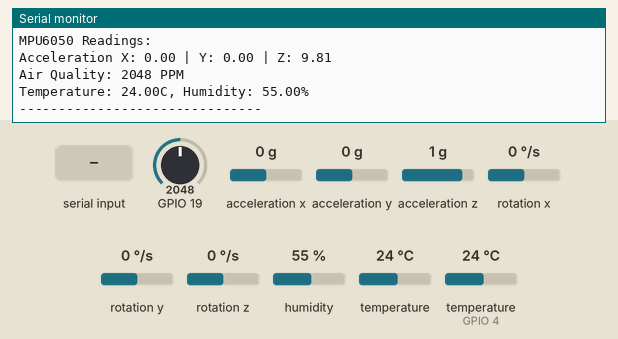
Recording of a sketch running on a simulated ESP32. Shown: the last lines printed to the serial monitor. The test bench sets the inputs (shaded band); at power-on: acceleration x 0 g, humidity 55 %, GPIO 19 = 2048, acceleration y 0 g, temperature (sensor on GPIO 4) 24 °C, acceleration z 1 g, rotation x 0 °/s, rotation y 0 °/s, rotation z 0 °/s, temperature 24 °C. WiFi joins after 1.5 s; servers stay silent unless stated.

Above: at 2.7 s.
2.8 s: acceleration x set to -1.4 g
At 6.5 s:
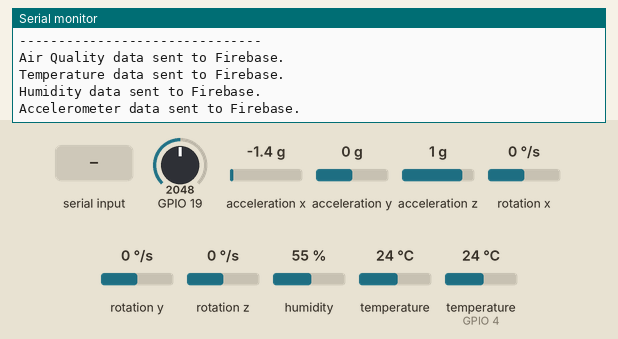
7.3 s: humidity set to 22 %
At 7.8 s:
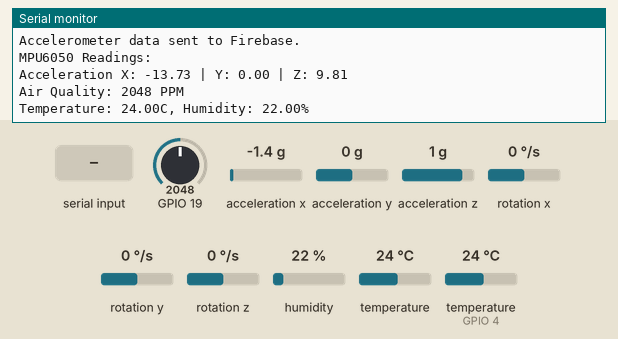
11.8 s: GPIO 19 set to 2866
At 15.2 s:
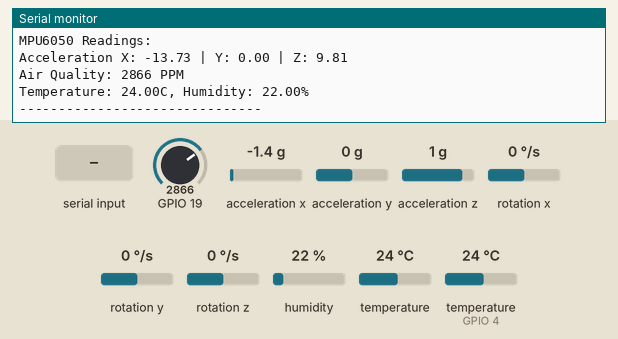
16.3 s: "1" received over the second serial link
At 18.5 s:
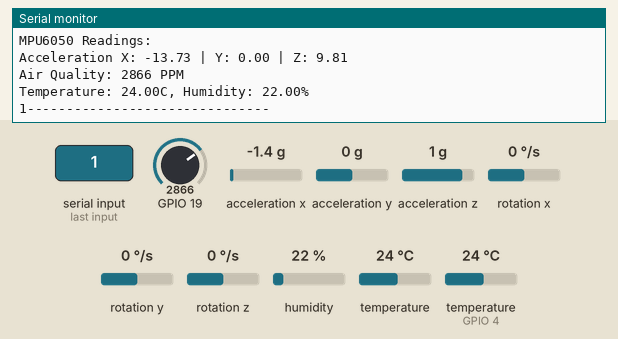
20.8 s: acceleration y set to -1.4 g
At 23.3 s:
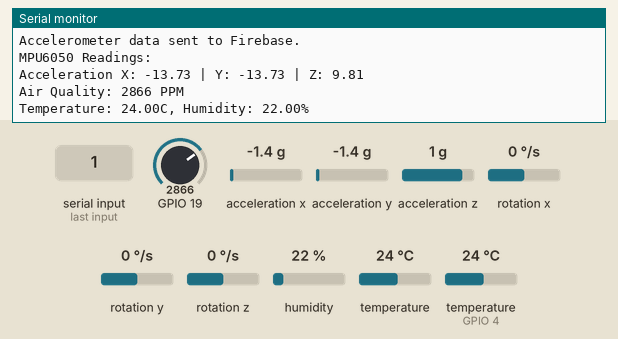
25.3 s: temperature (sensor on GPIO 4) set to 12 °C
At 27.4 s:
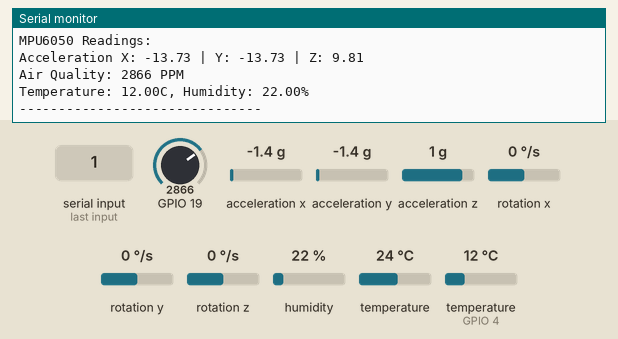

The sketch:

SENSOR_INTERFACING.ino
```cpp
#include "DHT.h"
#include <Adafruit_MPU6050.h>
#include <Adafruit_Sensor.h>
#include <Wire.h>
#include <WiFi.h>
#include <Firebase_ESP_Client.h>
#include "addons/TokenHelper.h"
#include "addons/RTDBHelper.h"

#define RXD2 16
#define TXD2 17

#define GPS_BAUD 9600

// Create an instance of the HardwareSerial class for Serial 2
HardwareSerial gpsSerial(2);

// -------------------- DHT Sensor Setup --------------------
#define DHTPIN 4         // Pin for DHT11 data
#define DHTTYPE DHT11    // DHT11 sensor type
DHT dht(DHTPIN, DHTTYPE);

// -------------------- MPU6050 Setup -----------------------
Adafruit_MPU6050 mpu;
// -------------------- Firebase Configuration --------------
#define WIFI_SSID "Ocean134" // Your WiFi SSID
#define WIFI_PASSWORD "ocean123" // Your WiFi Password
#define API_KEY "API KEY" // Firebase API Key
#define DATABASE_URL "https://deliverybox12-7ce37-default-rtdb.asia-southeast1.firebasedatabase.app" // Firebase DB URL

FirebaseData fbdo; // Firebase data object
FirebaseAuth auth; // Firebase authentication
FirebaseConfig config; // Firebase configuration

// -------------------- Global Variables --------------------
unsigned long sendDataPrevMillis = 0; // Time tracking for Firebase updates
bool signupOK = false; // Firebase sign-up status
int airQualityValue; // Air quality sensor reading
float humidity, temperature; // DHT11 readings
sensors_event_t accel, gyro, temp; // MPU6050 readings

// -------------------- Setup Function ----------------------
void setup() {
  Serial.begin(115200); // Start serial communication

  // Start Serial 2 with the defined RX and TX pins and a baud rate of 9600
  gpsSerial.begin(GPS_BAUD, SERIAL_8N1, RXD2, TXD2);

  // Initialize DHT sensor
  dht.begin();
  Serial.println("DHT11 Sensor Initialized!");

  // Initialize MPU6050
  if (!mpu.begin()) {
    Serial.println("MPU6050 not found! Check connections.");
    while (1);
  }
  Serial.println("MPU6050 Initialized!");

  mpu.setAccelerometerRange(MPU6050_RANGE_8_G);
  mpu.setFilterBandwidth(MPU6050_BAND_5_HZ);

  // Connect to WiFi
  WiFi.begin(WIFI_SSID, WIFI_PASSWORD);
  Serial.print("Connecting to Wi-Fi");
  while (WiFi.status() != WL_CONNECTED) {
    Serial.print(".");
    delay(300);
  }
  Serial.println("\nConnected to Wi-Fi!");
  Serial.println("IP Address: " + WiFi.localIP().toString());

  // Firebase Setup
  config.api_key = API_KEY;
  config.database_url = DATABASE_URL;
  config.token_status_callback = tokenStatusCallback; // For token status updates
  if (Firebase.signUp(&config, &auth, "", "")) {
    Serial.println("Firebase Sign-Up Successful!");
    signupOK = true;
  } else {
    Serial.println("Firebase Sign-Up Failed: " + String(config.signer.signupError.message.c_str()));
  }
  Firebase.begin(&config, &auth);
  Firebase.reconnectWiFi(true); // Auto-reconnect WiFi
}

// -------------------- Loop Function -----------------------
void loop() {


  // --------- Read MPU6050 Sensor --------------------------
  mpu.getEvent(&accel, &gyro, &temp);
  Serial.println("MPU6050 Readings:");
  Serial.print("Acceleration X: "); Serial.print(accel.acceleration.x);
  Serial.print(" | Y: "); Serial.print(accel.acceleration.y);
  Serial.print(" | Z: "); Serial.println(accel.acceleration.z);

    // --------- Read Air Quality Sensor (Analog Pin 15) -------
  airQualityValue = analogRead(19);
  Serial.println("Air Quality: " + String(airQualityValue) + " PPM");

  // --------- Read DHT11 Sensor for Temperature & Humidity -
  humidity = dht.readHumidity();
  temperature = dht.readTemperature();
  if (isnan(humidity) || isnan(temperature)) {
    Serial.println("Failed to read from DHT sensor!");
    return;
  }
  Serial.print("Temperature: " + String(temperature) + "C, ");
  Serial.println("Humidity: " + String(humidity) + "%");

   while (gpsSerial.available() > 0){
    // get the byte data from the GPS
    char gpsData = gpsSerial.read();
    Serial.print(gpsData);
  }
  delay(1000);
  Serial.println("-------------------------------");

  delay(2000);

  // --------- Update Firebase Every 15 Seconds -------------
  if (Firebase.ready() && signupOK && (millis() - sendDataPrevMillis > 15000 || sendDataPrevMillis == 0)) {
    sendDataPrevMillis = millis();

    // Send Air Quality Data
    if (Firebase.RTDB.setInt(&fbdo, "sensor/smoke", airQualityValue)) {
      Serial.println("Air Quality data sent to Firebase.");
    } else {
      Serial.println("Failed to send Air Quality data: " + fbdo.errorReason());
    }

    // Send DHT11 Data
    if (Firebase.RTDB.setFloat(&fbdo, "sensor/temperature", temperature)) {
      Serial.println("Temperature data sent to Firebase.");
    }
    if (Firebase.RTDB.setFloat(&fbdo, "sensor/humidity", humidity)) {
      Serial.println("Humidity data sent to Firebase.");
    }

    // Send MPU6050 Accelerometer Data
    if (Firebase.RTDB.setFloat(&fbdo, "sensor/acceleration_x", accel.acceleration.x) &&
        Firebase.RTDB.setFloat(&fbdo, "sensor/acceleration_y", accel.acceleration.y) &&
        Firebase.RTDB.setFloat(&fbdo, "sensor/acceleration_z", accel.acceleration.z)) {
      Serial.println("Accelerometer data sent to Firebase.");
    }


  delay(2000); // Wait for 2 seconds before next reading
}
}
```

Measured:
- after the input at 7.3 s, the serial monitor: prints a new line after 0.16 s (image 2)
- after the input at 11.8 s, the serial monitor: prints a new line after 1.7 s (image 3)
- after the input at 16.3 s, the serial monitor: prints a new line after 0.25 s (image 4)
- after the input at 20.8 s, the serial monitor: prints a new line after 1.7 s (image 5)
- after the input at 25.3 s, the serial monitor: prints a new line after 0.20 s (image 6)
